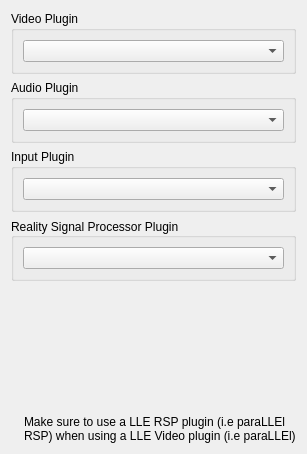
             <widget class="QWidget" name="innerGamePluginsTab">
              <attribute name="title">
               <string>Plugins</string>
              </attribute>
              <layout class="QVBoxLayout" name="verticalLayout_16">
               <item>
                <widget class="QGroupBox" name="groupBox_19">
                 <property name="enabled">
                  <bool>true</bool>
                 </property>
                 <property name="title">
                  <string>Video Plugin</string>
                 </property>
                 <property name="checkable">
                  <bool>false</bool>
                 </property>
                 <property name="checked">
                  <bool>false</bool>
                 </property>
                 <layout class="QHBoxLayout" name="horizontalLayout_56">
                  <item>
                   <widget class="QComboBox" name="gameVideoPluginsComboBox">
                    <property name="sizePolicy">
                     <sizepolicy hsizetype="Expanding" vsizetype="Fixed">
                      <horstretch>0</horstretch>
                      <verstretch>0</verstretch>
                     </sizepolicy>
                    </property>
                   </widget>
                  </item>
                 </layout>
                </widget>
               </item>
               <item>
                <widget class="QGroupBox" name="groupBox_16">
                 <property name="enabled">
                  <bool>true</bool>
                 </property>
                 <property name="title">
                  <string>Audio Plugin</string>
                 </property>
                 <property name="checkable">
                  <bool>false</bool>
                 </property>
                 <property name="checked">
                  <bool>false</bool>
                 </property>
                 <layout class="QHBoxLayout" name="horizontalLayout_55">
                  <item>
                   <widget class="QComboBox" name="gameAudioPluginsComboBox">
                    <property name="sizePolicy">
                     <sizepolicy hsizetype="Expanding" vsizetype="Fixed">
                      <horstretch>0</horstretch>
                      <verstretch>0</verstretch>
                     </sizepolicy>
                    </property>
                   </widget>
                  </item>
                 </layout>
                </widget>
               </item>
               <item>
                <widget class="QGroupBox" name="groupBox_20">
                 <property name="enabled">
                  <bool>true</bool>
                 </property>
                 <property name="title">
                  <string>Input Plugin</string>
                 </property>
                 <property name="checkable">
                  <bool>false</bool>
                 </property>
                 <property name="checked">
                  <bool>false</bool>
                 </property>
                 <layout class="QHBoxLayout" name="horizontalLayout_57">
                  <item>
                   <widget class="QComboBox" name="gameInputPluginsComboBox">
                    <property name="sizePolicy">
                     <sizepolicy hsizetype="Expanding" vsizetype="Fixed">
                      <horstretch>0</horstretch>
                      <verstretch>0</verstretch>
                     </sizepolicy>
                    </property>
                   </widget>
                  </item>
                 </layout>
                </widget>
               </item>
               <item>
                <widget class="QGroupBox" name="groupBox_21">
                 <property name="enabled">
                  <bool>true</bool>
                 </property>
                 <property name="title">
                  <string>Reality Signal Processor Plugin</string>
                 </property>
                 <property name="alignment">
                  <set>Qt::AlignmentFlag::AlignLeading|Qt::AlignmentFlag::AlignLeft|Qt::AlignmentFlag::AlignVCenter</set>
                 </property>
                 <property name="flat">
                  <bool>false</bool>
                 </property>
                 <property name="checkable">
                  <bool>false</bool>
                 </property>
                 <property name="checked">
                  <bool>false</bool>
                 </property>
                 <layout class="QHBoxLayout" name="horizontalLayout_58">
                  <item>
                   <widget class="QComboBox" name="gameRspPluginsComboBox">
                    <property name="sizePolicy">
                     <sizepolicy hsizetype="Expanding" vsizetype="Fixed">
                      <horstretch>0</horstretch>
                      <verstretch>0</verstretch>
                     </sizepolicy>
                    </property>
                   </widget>
                  </item>
                 </layout>
                </widget>
               </item>
               <item>
                <spacer name="verticalSpacer_10">
                 <property name="orientation">
                  <enum>Qt::Orientation::Vertical</enum>
                 </property>
                 <property name="sizeHint" stdset="0">
                  <size>
                   <width>20</width>
                   <height>128</height>
                  </size>
                 </property>
                </spacer>
               </item>
               <item>
                <layout class="QHBoxLayout" name="emulationInfoLayout_6">
                 <item>
                  <widget class="QLabel" name="infoIconLabel_8">
                   <property name="sizePolicy">
                    <sizepolicy hsizetype="Minimum" vsizetype="Preferred">
                     <horstretch>0</horstretch>
                     <verstretch>0</verstretch>
                    </sizepolicy>
                   </property>
                   <property name="text">
                    <string/>
                   </property>
                   <property name="pixmap">
                    <pixmap>:/newPrefix/Resource/Info.ico</pixmap>
                   </property>
                   <property name="wordWrap">
                    <bool>false</bool>
                   </property>
                  </widget>
                 </item>
                 <item>
                  <widget class="QLabel" name="label_68">
                   <property name="sizePolicy">
                    <sizepolicy hsizetype="Expanding" vsizetype="Minimum">
                     <horstretch>0</horstretch>
                     <verstretch>0</verstretch>
                    </sizepolicy>
                   </property>
                   <property name="midLineWidth">
                    <number>1</number>
                   </property>
                   <property name="text">
                    <string>Make sure to use a LLE RSP plugin (i.e paraLLEl RSP) when using a LLE Video plugin (i.e paraLLEl)</string>
                   </property>
                   <property name="textFormat">
                    <enum>Qt::TextFormat::PlainText</enum>
                   </property>
                   <property name="wordWrap">
                    <bool>true</bool>
                   </property>
                  </widget>
                 </item>
                </layout>
               </item>
              </layout>
             </widget>
